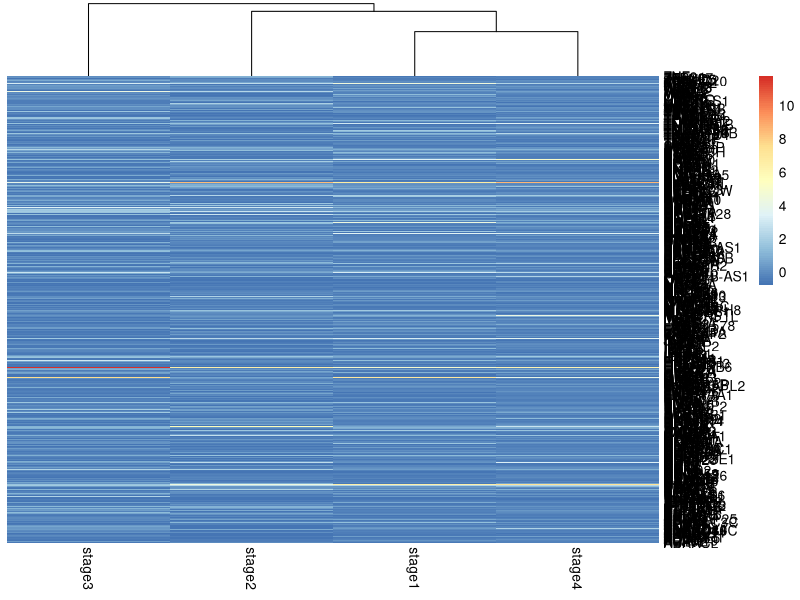

Write the R code that produced this figure.
options(stringsAsFactors = F)
B_P_stage<-read.csv("B_P_stage.csv")
View(B_P_stage)
dim(B_P_stage)
B_P_DNB<-read.table("B_P_DNB.txt")
index<-which(B_P_stage$hgnc_symbol%in% B_P_DNB$V1)
B_P_stage_DNBexp<-B_P_stage[index,]
row.names(B_P_stage_DNBexp)<-B_P_stage_DNBexp$hgnc_symbol
B_P_stage_DNBexp<- B_P_stage_DNBexp[,-1]
View(B_P_stage_DNBexp)
dim(B_P_stage_DNBexp)
B_P_stage_DNBexp_scale<-scale(B_P_stage_DNBexp,center = T,scale = T)
View(B_P_stage_DNBexp_scale)

pheatmap::pheatmap(B_P_stage_DNBexp_scale,cluster_rows = F,cluster_cols = T)
